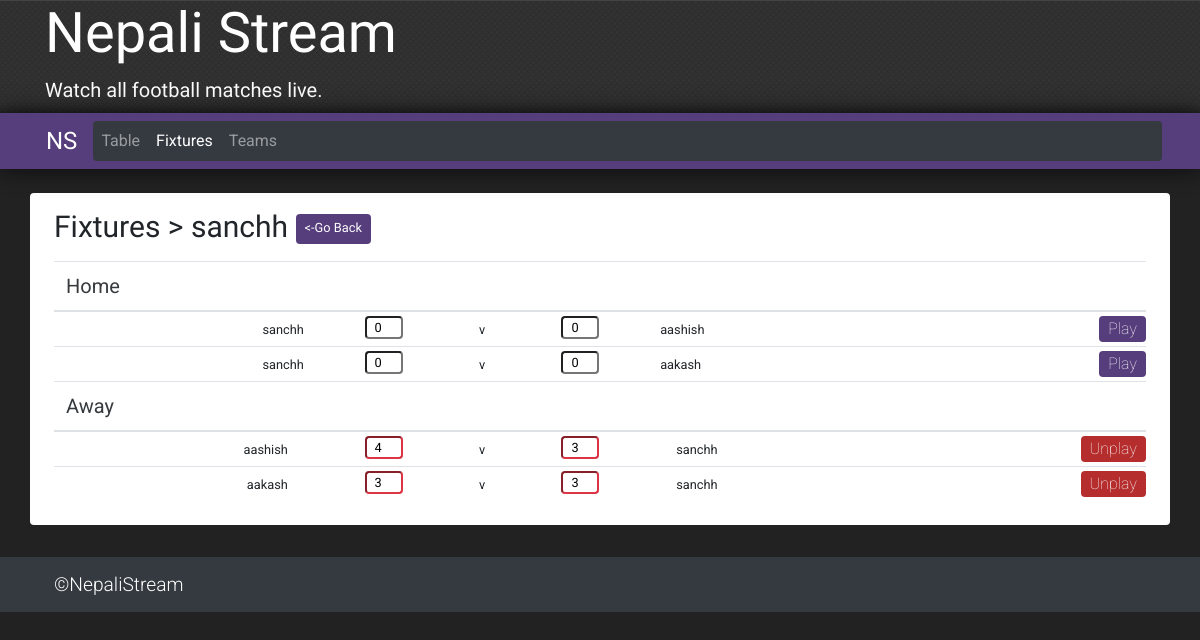
/fixtures/sanchh, run on the app's committed database.
### addteam/models.py (models this page shows, shortened)
class Fixtures(models.Model):
    t1 = models.CharField(max_length=100)
    t2 = models.CharField(max_length=100)
    t1g = models.IntegerField(default = 0)
    t2g = models.IntegerField(default = 0)
    status = models.IntegerField(default = 0)

### league/views.py (the view, shortened to what this page needs)
# urls.py: path('fixtures/<slug:slug>', views.matches, name = 'matches'),
def matches(request, slug):
    home = models.Fixtures.objects.all().filter(t1 = slug.replace('-',' '))
    away = models.Fixtures.objects.all().filter(t2 = slug.replace('-',' '))
    matchdata = [home,away]
    return render(request, 'matches.html', {'fixtures':'active', 'matchdata':matchdata})

### templates/matches.html (shortened to what this page needs)
{% extends 'base.html' %}
{% load static %}
{% block content %}
<div class="card-body px-2 pt-3 pb-4 p-sm-3 mr-0 rounded" style="background-color: white;">
  <h1 class="page-title">
    Fixtures > {{matchdata.0.0.t1}} <a class="btn link p-0 pl-2 pr-2 pb-1" href="{% url 'fixtures' %}"><small><-Go Back</small></a>
  </h1>
  <div class="col-12 p-1 p-sm-2 m-0">
    <table class="table table-hover small m-0 p-0">
      <thead>
          <tr>
            <th class = "league display-4" colspan = "6" style = "font-weight:normal; opacity:0.9;">Home</th>
          </tr>
        </thead>
      <tbody>
        {%for match in matchdata.0 %}
        <form class="" action="" method="post">
          <tr>
            <td class="p-0 pt-2 pr-2 text-right">
              {{match.t1}}
            </td>
            <td class="p-0 pt-1 text-center">
              <input class="rounded p-0 pl-2 pr-2 {% if match.status == 1 %}border-danger{% endif %}" type="text" name="t1g" value="{{match.t1g}}" size="1", maxlength="2" {% if match.status == 1 %}readonly{% endif %}>
            </td>
            <td class="p-0 pt-2 text-center pl-1 pr-1">
              v
            </td>
            <td class="p-0 pt-1 text-center">
              <input class="rounded p-0 pl-2 pr-2 {% if match.status == 1 %}border-danger{% endif %}" type="text" name="t2g" value="{{match.t2g}}" size="1", maxlength="2" {% if match.status == 1 %}readonly{% endif %}>
            </td>
            <td class="p-0 pt-2 pl-2">
              {{match.t2}}
            </td>
            <td class="text-right p-0 pt-1 pb-1">
                {% if match.status == 0 %}
                <input name="Play" class="btn link p-0 pl-2 pr-2" type="submit"  value="Play">
                {% else %}
                <input name="Unplay" class="btn link-red p-0 pl-2 pr-2" type="submit"  value="Unplay">
                {% endif %}
            </td>
          </tr>
          </form>
        {% endfor %}
      </tbody>
      <thead>
          <tr>
            <th class = "league display-4" colspan = "6" style = "font-weight:normal; opacity:0.9;">Away</th>
          </tr>
        </thead>
      <tbody>
        {%for match in matchdata.1 %}
        <form class="" action="" method="post">
          <tr>
            <td class="p-0 pt-2 pr-4 text-right">
              {{match.t1}}
            </td>
            <td class="p-0 pt-1 text-center">
              <input class="rounded p-0 pl-2 pr-2 {% if match.status == 1 %}border-danger{% endif %}" type="text" name="t1g" value="{{match.t1g}}" size="1", maxlength="2" {% if match.status == 1 %}readonly{% endif %}>
            </td>
            <td class="p-0 pt-2 text-center">
              v
            </td>
            <td class="p-0 pt-1 text-center">
              <input class="rounded p-0 pl-2 pr-2 {% if match.status == 1 %}border-danger{% endif %}" type="text" name="t2g" value="{{match.t2g}}" size="1", maxlength="2" {% if match.status == 1 %}readonly{% endif %}>
            </td>
            <td class="p-0 pt-2 pl-4">
              {{match.t2}}
            </td>
            <td class="text-right p-0 pt-1 pb-1">
                {% if match.status == 0 %}
                <input class="btn link p-0 pl-2 pr-2" type="submit" name="Play" value="Play">
                {% else %}
                <input class="btn link-red p-0 pl-2 pr-2" type="submit" name="Unplay" value="Unplay">
                {% endif %}
            </td>
          </tr>
          </form>
        {% endfor %}
      </tbody>
    </table>
  </div>
</div>
{% endblock %}

### templates/base.html (shortened to what this page needs)
{% load static %}
<!DOCTYPE html>
<html lang="en" dir="ltr">
  <head>
    <link rel="stylesheet" href="https://cdn.jsdelivr.net/npm/bootstrap@4.5.3/dist/css/bootstrap.min.css">
  </head>
  <body>
    <div class="jumbotron jumbotron-fluid mb-0 pb-1 pt-0">
      <div class="container pb-0">
        <h1 class="npstreamlg display-4 d-none d-sm-block text-center text-lg-left text-white">Nepali Stream</h1>
        <p class="npstreamlg lead text-center text-lg-left text-white pb-0 mb-1">Watch all football matches live.</p>
      </div>
    </div>
    <div class="container-fluid sticky-top p-0 mt-0" style = "background:#563d7c;box-shadow:0 0mm 1.5rem rgba(0, 0, 0, 0.7);">
      <nav class="container-lg navbar navbar-expand-lg navbar-dark p-2">
        <a class="ns ml-2 navbar-brand" href="{% url 'home' %}">NS</a>
        <div class="collapse navbar-collapse mt-2 mt-lg-0 rounded bg-dark text-right" id="menus">
          <ul class="navbar-nav">
            <li class="nav-item {{home}} pr-5 pr-lg-0" id="{{home}}">
              <a class="nav-link" href="{% url 'home' %}">Table</a>
            </li>
            <li class="nav-item {{fixtures}} pr-5 pr-lg-0" id="{{fixtures}}">
              <a class="nav-link" href="{% url 'fixtures' %}">Fixtures</a>
            </li>
            <li class="nav-item {{teams}} pr-5 pr-lg-0" id="{{teams}}">
              <a class="nav-link" href="{% url 'teams' %}">Teams</a>
            </li>
          </ul>
        </div>
      </nav>
    </div>
    <div class="container p-2 px-sm-0 py-sm-4 mb-2" style="background-color:#222;">
      {% block content %}
      {% endblock %}
    </div>
    <footer class="container-fluid bg-dark text-white display-4 py-2 px-1 mt-0">
      <div class="container-lg navbar navbar-collapse show navbar-expand-lg navbar-dark">
          <ul class="row navbar-nav col-sm-12 col-lg-auto text-center text-lg-left pl-md-1 m-0 ml-3 ml-md-0 ml-lg-1">
            <li class="ftr nav-item">&copyNepaliStream</li>
          </ul>
      </div>
    </footer>
  </body>
</html>

### data on the page
Fixtures: t1 "sanchh", t1g "0", t2g "0", t2 "aashish"
Fixtures: t1 "sanchh", t1g "0", t2g "0", t2 "aakash"
Fixtures: t1 "aashish", t1g "4", t2g "3", t2 "sanchh"
Fixtures: t1 "aakash", t1g "3", t2g "3", t2 "sanchh"
